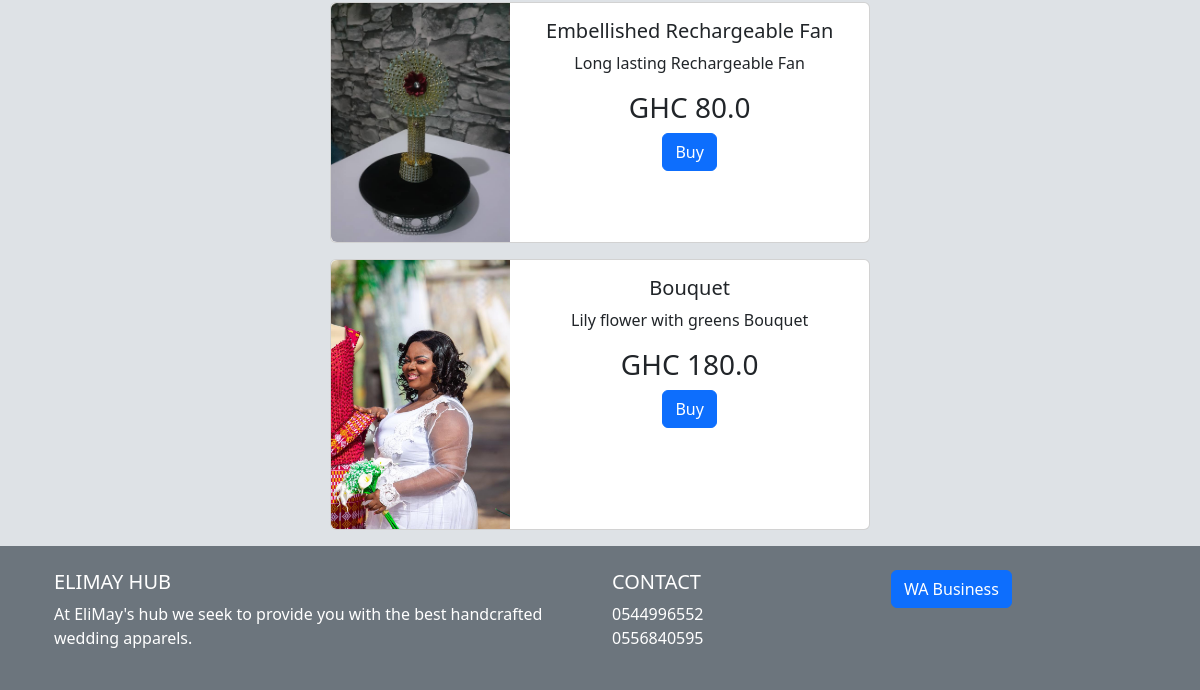
/ (lower part), run on an earlier commit of the app's database.
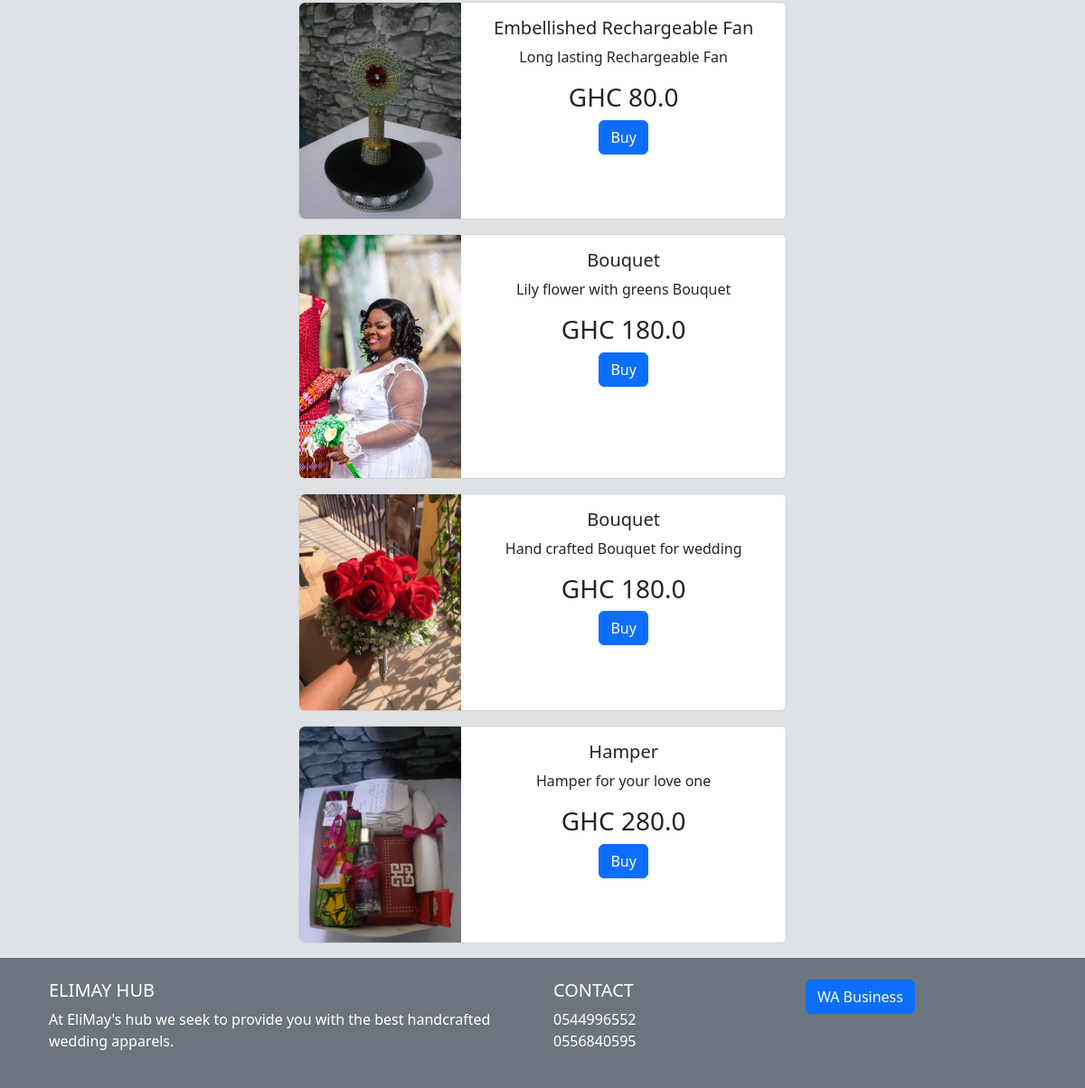
And on a later commit of the database.
### myapp/models.py (models this page shows)
class Bakery(models.Model):
    name = models.CharField('Product name', max_length = 120)
    Description = models.CharField('Description' , max_length = 300)
    Price = models.FloatField(' price', blank = False, default= 1.0)
    product_image = models.ImageField(null = True, blank= False, upload_to = 'images/' )

### myapp/views.py (the view)
# urls.py: path('', views.home, name='home'),
def home(request):
    my_list = Bakery.objects.all()
    return render(request,
          'events/home.html',
            {'my_list' : my_list  } )

### myapp/templates/events/home.html
{% extends 'events/base.html' %}
{% block content %}
<body>
<br/>
<br/>
<br/>
{% for x in my_list %}
        <div class="card mb-3" style="max-width: 540px;">
          <div class="row g-0">
            <div class="col-md-4">
              <img src={{  x.product_image }} class="img-fluid rounded-start" alt="...">
            </div>
            <div class="col-md-8">
              <div class="card-body">
                <h5 class="card-title">{{  x.name  }}</h5>
                  <p class="card-text">{{ x.Description }}</p>
                  <h3 class="card-text"> GHC {{ x.Price }}</h3>
                  <a href="https://paystack.com/pay/elimay" class="btn btn-primary">Buy</a>
              </div>
            </div>
          </div>
        </div>
 {% endfor %}
{% endblock %}

What changed in the data, as far as the page shows it:
added Bakery: product_image (picture), name "Bouquet", Description "Hand crafted Bouquet for wedding", Price "180.0"
added Bakery: product_image (picture), name "Hamper", Description "Hamper for your love one", Price "280.0"
